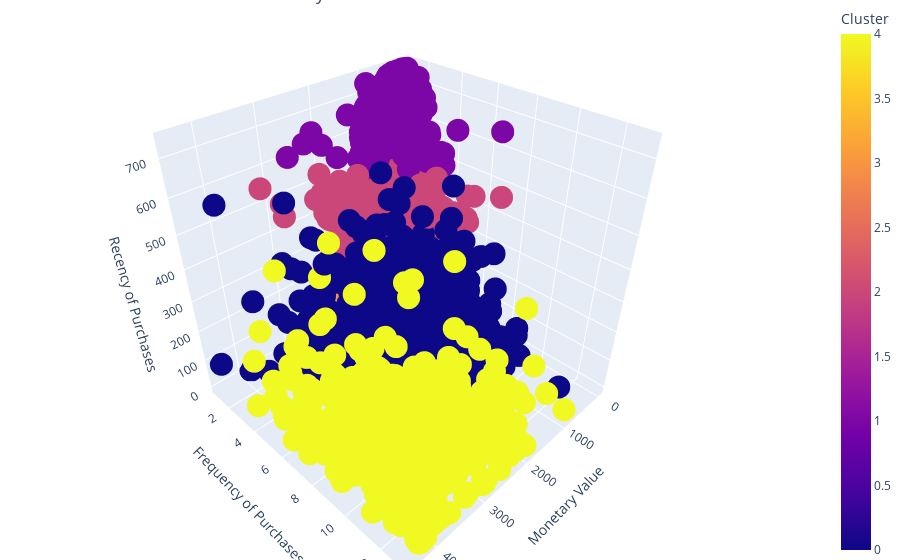

The cell this chart's notebook holds for it:
### Code cell
fig = px.scatter_3d(
    non_outlier_df, 
    x="Monetary", 
    y="Frequency", 
    z="Recency", 
    labels={"Monetary":"Monetary Value", "Frequency":"Frequency of Purchases", "Recency": "Recency of Purchases"},
    color="Cluster", 
    title='3D Scatter Plot of Customer Data by Cluster'
)

fig.update_layout(margin=dict(l=0, r=0, b=0, t=0))

fig.show()

### Figure 1 — Plotly figure (JSON) as saved in the notebook; plotly's stock layout.template omitted (floating-point values rounded to 4 significant figures; data arrays with more than 128 entries replaced by an {"elided": "..."} marker saying what was removed)
{"data": [{"hovertemplate": "Monetary Value=%{x}<br>Frequency of Purchases=%{y}<br>Recency of Purchases=%{z}<br>Cluster=%{marker.color}<extra></extra>", "legendgroup": "", "marker": {"color": {"elided": "5049 int values"}, "coloraxis": "coloraxis", "symbol": "circle"}, "mode": "markers", "name": "", "scene": "scene", "showlegend": false, "type": "scatter3d", "x": {"elided": "5049 float values"}, "y": {"elided": "5049 int values"}, "z": {"elided": "5049 int values"}}], "layout": {"coloraxis": {"colorbar": {"title": {"text": "Cluster"}}, "colorscale": [[0, "#0d0887"], [0.1111, "#46039f"], [0.2222, "#7201a8"], [0.3333, "#9c179e"], [0.4444, "#bd3786"], [0.5556, "#d8576b"], [0.6667, "#ed7953"], [0.7778, "#fb9f3a"], [0.8889, "#fdca26"], [1, "#f0f921"]]}, "legend": {"tracegroupgap": 0}, "margin": {"b": 0, "l": 0, "r": 0, "t": 0}, "scene": {"domain": {"x": [0, 1], "y": [0, 1]}, "xaxis": {"title": {"text": "Monetary Value"}}, "yaxis": {"title": {"text": "Frequency of Purchases"}}, "zaxis": {"title": {"text": "Recency of Purchases"}}}, "title": {"text": "3D Scatter Plot of Customer Data by Cluster"}}}
